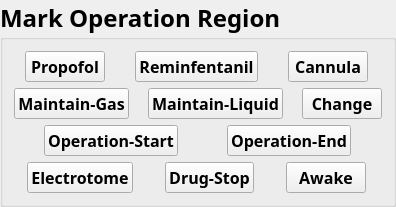
         <widget class="QGroupBox" name="mark_groupBox">
          <property name="sizePolicy">
           <sizepolicy hsizetype="Preferred" vsizetype="Fixed">
            <horstretch>0</horstretch>
            <verstretch>0</verstretch>
           </sizepolicy>
          </property>
          <property name="palette">
           <palette>
            <active>
             <colorrole role="WindowText">
              <brush brushstyle="SolidPattern">
               <color alpha="255">
                <red>0</red>
                <green>0</green>
                <blue>0</blue>
               </color>
              </brush>
             </colorrole>
            </active>
            <inactive>
             <colorrole role="WindowText">
              <brush brushstyle="SolidPattern">
               <color alpha="255">
                <red>0</red>
                <green>0</green>
                <blue>0</blue>
               </color>
              </brush>
             </colorrole>
            </inactive>
            <disabled>
             <colorrole role="WindowText">
              <brush brushstyle="SolidPattern">
               <color alpha="255">
                <red>0</red>
                <green>0</green>
                <blue>0</blue>
               </color>
              </brush>
             </colorrole>
            </disabled>
           </palette>
          </property>
          <property name="font">
           <font>
            <family>华文新魏</family>
            <pointsize>18</pointsize>
            <weight>75</weight>
            <bold>true</bold>
           </font>
          </property>
          <property name="title">
           <string>Mark Operation Region</string>
          </property>
          <layout class="QGridLayout" name="gridLayout_6">
           <item row="0" column="0">
            <layout class="QVBoxLayout" name="verticalLayout">
             <item>
              <layout class="QHBoxLayout" name="horizontalLayout_10">
               <item>
                <widget class="QPushButton" name="Mark11_Button">
                 <property name="sizePolicy">
                  <sizepolicy hsizetype="Fixed" vsizetype="Fixed">
                   <horstretch>0</horstretch>
                   <verstretch>0</verstretch>
                  </sizepolicy>
                 </property>
                 <property name="font">
                  <font>
                   <pointsize>12</pointsize>
                  </font>
                 </property>
                 <property name="text">
                  <string>Propofol</string>
                 </property>
                </widget>
               </item>
               <item>
                <spacer name="horizontalSpacer_26">
                 <property name="orientation">
                  <enum>Qt::Horizontal</enum>
                 </property>
                 <property name="sizeType">
                  <enum>QSizePolicy::Fixed</enum>
                 </property>
                 <property name="sizeHint" stdset="0">
                  <size>
                   <width>13</width>
                   <height>20</height>
                  </size>
                 </property>
                </spacer>
               </item>
               <item>
                <widget class="QPushButton" name="Mark12_Button">
                 <property name="sizePolicy">
                  <sizepolicy hsizetype="Fixed" vsizetype="Fixed">
                   <horstretch>0</horstretch>
                   <verstretch>0</verstretch>
                  </sizepolicy>
                 </property>
                 <property name="font">
                  <font>
                   <pointsize>12</pointsize>
                  </font>
                 </property>
                 <property name="text">
                  <string>Reminfentanil</string>
                 </property>
                </widget>
               </item>
               <item>
                <spacer name="horizontalSpacer_24">
                 <property name="orientation">
                  <enum>Qt::Horizontal</enum>
                 </property>
                 <property name="sizeType">
                  <enum>QSizePolicy::Fixed</enum>
                 </property>
                 <property name="sizeHint" stdset="0">
                  <size>
                   <width>13</width>
                   <height>20</height>
                  </size>
                 </property>
                </spacer>
               </item>
               <item>
                <widget class="QPushButton" name="Mark2_Button">
                 <property name="sizePolicy">
                  <sizepolicy hsizetype="Fixed" vsizetype="Fixed">
                   <horstretch>0</horstretch>
                   <verstretch>0</verstretch>
                  </sizepolicy>
                 </property>
                 <property name="font">
                  <font>
                   <pointsize>12</pointsize>
                  </font>
                 </property>
                 <property name="text">
                  <string>Cannula</string>
                 </property>
                </widget>
               </item>
              </layout>
             </item>
             <item>
              <layout class="QHBoxLayout" name="horizontalLayout_11">
               <item>
                <widget class="QPushButton" name="Mark31_Button">
                 <property name="sizePolicy">
                  <sizepolicy hsizetype="Fixed" vsizetype="Fixed">
                   <horstretch>0</horstretch>
                   <verstretch>0</verstretch>
                  </sizepolicy>
                 </property>
                 <property name="font">
                  <font>
                   <pointsize>12</pointsize>
                  </font>
                 </property>
                 <property name="text">
                  <string>Maintain-Gas</string>
                 </property>
                </widget>
               </item>
               <item>
                <spacer name="horizontalSpacer_23">
                 <property name="orientation">
                  <enum>Qt::Horizontal</enum>
                 </property>
                 <property name="sizeType">
                  <enum>QSizePolicy::Fixed</enum>
                 </property>
                 <property name="sizeHint" stdset="0">
                  <size>
                   <width>13</width>
                   <height>20</height>
                  </size>
                 </property>
                </spacer>
               </item>
               <item>
                <widget class="QPushButton" name="Mark32_Button">
                 <property name="sizePolicy">
                  <sizepolicy hsizetype="Fixed" vsizetype="Fixed">
                   <horstretch>0</horstretch>
                   <verstretch>0</verstretch>
                  </sizepolicy>
                 </property>
                 <property name="font">
                  <font>
                   <pointsize>12</pointsize>
                  </font>
                 </property>
                 <property name="text">
                  <string>Maintain-Liquid</string>
                 </property>
                </widget>
               </item>
               <item>
                <spacer name="horizontalSpacer_27">
                 <property name="orientation">
                  <enum>Qt::Horizontal</enum>
                 </property>
                 <property name="sizeType">
                  <enum>QSizePolicy::Fixed</enum>
                 </property>
                 <property name="sizeHint" stdset="0">
                  <size>
                   <width>13</width>
                   <height>20</height>
                  </size>
                 </property>
                </spacer>
               </item>
               <item>
                <widget class="QPushButton" name="Mark8_Button">
                 <property name="sizePolicy">
                  <sizepolicy hsizetype="Fixed" vsizetype="Fixed">
                   <horstretch>0</horstretch>
                   <verstretch>0</verstretch>
                  </sizepolicy>
                 </property>
                 <property name="font">
                  <font>
                   <pointsize>12</pointsize>
                  </font>
                 </property>
                 <property name="text">
                  <string>Change</string>
                 </property>
                </widget>
               </item>
              </layout>
             </item>
             <item>
              <layout class="QHBoxLayout" name="horizontalLayout_12">
               <item>
                <widget class="QPushButton" name="Mark4_Button">
                 <property name="sizePolicy">
                  <sizepolicy hsizetype="Fixed" vsizetype="Fixed">
                   <horstretch>0</horstretch>
                   <verstretch>0</verstretch>
                  </sizepolicy>
                 </property>
                 <property name="font">
                  <font>
                   <pointsize>12</pointsize>
                  </font>
                 </property>
                 <property name="text">
                  <string>Operation-Start</string>
                 </property>
                </widget>
               </item>
               <item>
                <spacer name="horizontalSpacer_22">
                 <property name="orientation">
                  <enum>Qt::Horizontal</enum>
                 </property>
                 <property name="sizeType">
                  <enum>QSizePolicy::Fixed</enum>
                 </property>
                 <property name="sizeHint" stdset="0">
                  <size>
                   <width>13</width>
                   <height>20</height>
                  </size>
                 </property>
                </spacer>
               </item>
               <item>
                <widget class="QPushButton" name="Mark5_Button">
                 <property name="sizePolicy">
                  <sizepolicy hsizetype="Fixed" vsizetype="Fixed">
                   <horstretch>0</horstretch>
                   <verstretch>0</verstretch>
                  </sizepolicy>
                 </property>
                 <property name="font">
                  <font>
                   <pointsize>12</pointsize>
                  </font>
                 </property>
                 <property name="text">
                  <string>Operation-End</string>
                 </property>
                </widget>
               </item>
              </layout>
             </item>
             <item>
              <layout class="QHBoxLayout" name="horizontalLayout_13">
               <item>
                <widget class="QPushButton" name="Mark6_Button">
                 <property name="sizePolicy">
                  <sizepolicy hsizetype="Fixed" vsizetype="Fixed">
                   <horstretch>0</horstretch>
                   <verstretch>0</verstretch>
                  </sizepolicy>
                 </property>
                 <property name="font">
                  <font>
                   <pointsize>12</pointsize>
                  </font>
                 </property>
                 <property name="text">
                  <string>Electrotome</string>
                 </property>
                </widget>
               </item>
               <item>
                <spacer name="horizontalSpacer_28">
                 <property name="orientation">
                  <enum>Qt::Horizontal</enum>
                 </property>
                 <property name="sizeType">
                  <enum>QSizePolicy::Fixed</enum>
                 </property>
                 <property name="sizeHint" stdset="0">
                  <size>
                   <width>13</width>
                   <height>20</height>
                  </size>
                 </property>
                </spacer>
               </item>
               <item>
                <widget class="QPushButton" name="Mark7_Button">
                 <property name="sizePolicy">
                  <sizepolicy hsizetype="Fixed" vsizetype="Fixed">
                   <horstretch>0</horstretch>
                   <verstretch>0</verstretch>
                  </sizepolicy>
                 </property>
                 <property name="font">
                  <font>
                   <pointsize>12</pointsize>
                  </font>
                 </property>
                 <property name="text">
                  <string>Drug-Stop</string>
                 </property>
                </widget>
               </item>
               <item>
                <spacer name="horizontalSpacer_29">
                 <property name="orientation">
                  <enum>Qt::Horizontal</enum>
                 </property>
                 <property name="sizeType">
                  <enum>QSizePolicy::Fixed</enum>
                 </property>
                 <property name="sizeHint" stdset="0">
                  <size>
                   <width>13</width>
                   <height>20</height>
                  </size>
                 </property>
                </spacer>
               </item>
               <item>
                <widget class="QPushButton" name="Mark9_Button">
                 <property name="sizePolicy">
                  <sizepolicy hsizetype="Fixed" vsizetype="Fixed">
                   <horstretch>0</horstretch>
                   <verstretch>0</verstretch>
                  </sizepolicy>
                 </property>
                 <property name="font">
                  <font>
                   <pointsize>12</pointsize>
                  </font>
                 </property>
                 <property name="text">
                  <string>Awake</string>
                 </property>
                </widget>
               </item>
              </layout>
             </item>
            </layout>
           </item>
          </layout>
         </widget>
